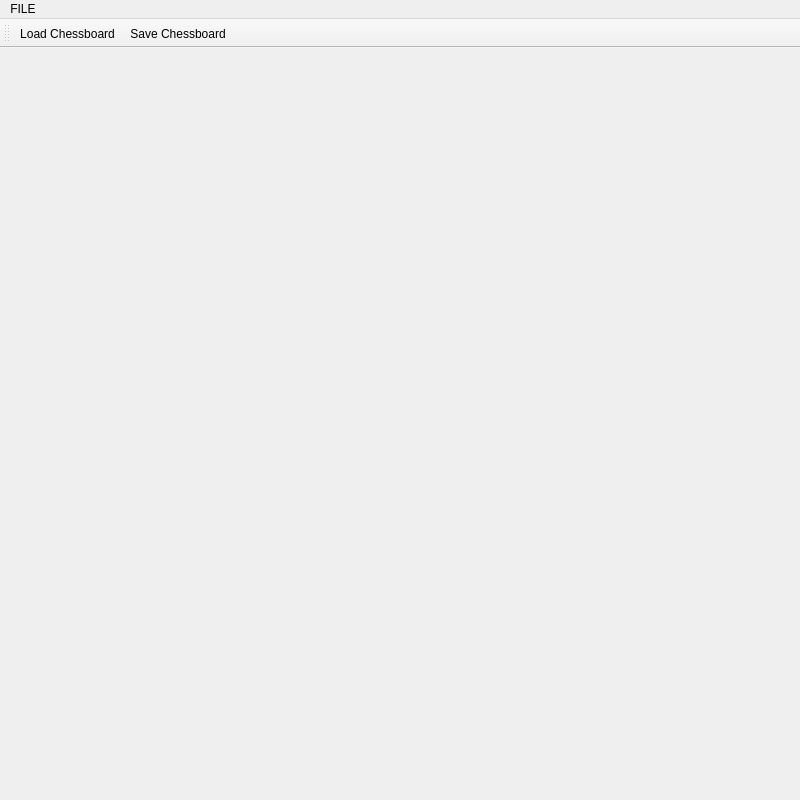
<?xml version="1.0" encoding="UTF-8"?>
<ui version="4.0">
 <class>MainWindow</class>
 <widget class="QMainWindow" name="MainWindow">
  <property name="geometry">
   <rect>
    <x>0</x>
    <y>0</y>
    <width>800</width>
    <height>800</height>
   </rect>
  </property>
  <property name="minimumSize">
   <size>
    <width>800</width>
    <height>800</height>
   </size>
  </property>
  <property name="windowTitle">
   <string>Chess</string>
  </property>
  <widget class="ChessView" name="centralwidget"/>
  <widget class="QMenuBar" name="menubar">
   <property name="geometry">
    <rect>
     <x>0</x>
     <y>0</y>
     <width>800</width>
     <height>26</height>
    </rect>
   </property>
   <widget class="QMenu" name="menuFILE">
    <property name="title">
     <string>FILE</string>
    </property>
    <addaction name="actionLoad_Chessboard"/>
    <addaction name="actionSave_Chessboard"/>
   </widget>
   <addaction name="menuFILE"/>
  </widget>
  <widget class="QToolBar" name="toolBar">
   <property name="windowTitle">
    <string>toolBar</string>
   </property>
   <attribute name="toolBarArea">
    <enum>TopToolBarArea</enum>
   </attribute>
   <attribute name="toolBarBreak">
    <bool>false</bool>
   </attribute>
   <addaction name="actionLoad_Chessboard"/>
   <addaction name="actionSave_Chessboard"/>
  </widget>
  <action name="actionLoad_Chessboard">
   <property name="icon">
    <iconset resource="Resursi.qrc">
     <normaloff>:/Icons/open.png</normaloff>:/Icons/open.png</iconset>
   </property>
   <property name="text">
    <string>Load Chessboard</string>
   </property>
   <property name="shortcut">
    <string>Ctrl+O</string>
   </property>
  </action>
  <action name="actionSave_Chessboard">
   <property name="icon">
    <iconset resource="Resursi.qrc">
     <normaloff>:/Icons/save.png</normaloff>:/Icons/save.png</iconset>
   </property>
   <property name="text">
    <string>Save Chessboard</string>
   </property>
   <property name="shortcut">
    <string>Ctrl+S</string>
   </property>
  </action>
 </widget>
 <customwidgets>
  <customwidget>
   <class>ChessView</class>
   <extends>QWidget</extends>
   <header location="global">chessview.h</header>
   <container>1</container>
  </customwidget>
 </customwidgets>
 <resources>
  <include location="Resursi.qrc"/>
 </resources>
 <connections/>
</ui>
